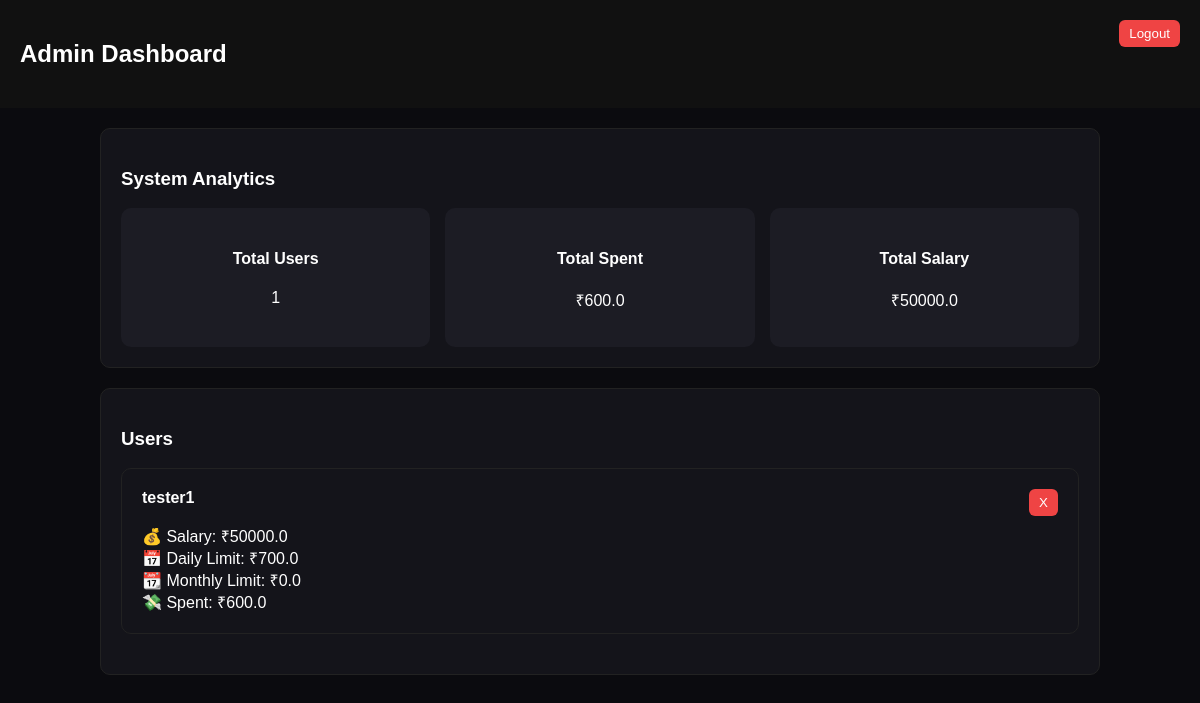
The page /admin-dashboard (signed in) on the database its author committed.
### tables this page shows
CREATE TABLE users (
        id INTEGER PRIMARY KEY AUTOINCREMENT,
        username TEXT UNIQUE,
        password TEXT,
        is_admin INTEGER DEFAULT 0
    );

CREATE TABLE budgets (
        id INTEGER PRIMARY KEY AUTOINCREMENT,
        user_id INTEGER,
        daily_limit REAL,
        monthly_limit REAL,
        salary REAL
    );

### routes/admin.py (the view)
@admin.route("/admin-dashboard")
def admin_dashboard():
    if "admin" not in session:
        return redirect("/admin-login")
    conn = get_db()
    cursor = conn.cursor()
    cursor.execute("SELECT COUNT(*) FROM users")
    total_users = cursor.fetchone()[0]
    cursor.execute("SELECT SUM(amount) FROM expenses")
    total_spent = cursor.fetchone()[0] or 0
    cursor.execute("SELECT SUM(salary) FROM budgets")
    total_salary = cursor.fetchone()[0] or 0
    cursor.execute("SELECT * FROM users")
    users = cursor.fetchall()
    user_data = []
    for user in users:
        user_id = user["id"]
        cursor.execute(
            "SELECT SUM(amount) FROM expenses WHERE user_id=?",
            (user_id,)
        )
        spent = cursor.fetchone()[0] or 0
        cursor.execute(
            "SELECT daily_limit, monthly_limit, salary FROM budgets WHERE user_id=?",
            (user_id,)
        )
        limits = cursor.fetchone()
        daily = limits["daily_limit"] if limits else 0
        monthly = limits["monthly_limit"] if limits else 0
        salary = limits["salary"] if limits else 0
        user_data.append({
            "id": user_id,
            "username": user["username"],
            "daily": daily,
            "monthly": monthly,
            "salary": salary,
            "spent": spent
        })
    return render_template(
        "admin_dashboard.html",
        users=user_data,
        total_users=total_users,
        total_spent=total_spent,
        total_salary=total_salary
    )

### models/db.py (called while the page is built)
def get_db():
    conn = sqlite3.connect(DATABASE)
    conn.row_factory = sqlite3.Row  # allows column access by name (optional but useful)
    return conn

### templates/admin_dashboard.html (shortened to what this page needs)
<!DOCTYPE html>
<html>
<head>
</head>
<body>
<div class="header">
    <h2>Admin Dashboard</h2>
    <a href="/logout"><button>Logout</button></a>
</div>
<div class="container">
    <div class="card">
        <h3>System Analytics</h3>
        <div class="grid">
            <div class="stat">
                <h4>Total Users</h4>
                <p>{{ total_users }}</p>
            </div>
            <div class="stat">
                <h4>Total Spent</h4>
                <p>₹{{ total_spent }}</p>
            </div>
            <div class="stat">
                <h4>Total Salary</h4>
                <p>₹{{ total_salary }}</p>
            </div>
        </div>
    </div>
    <div class="card">
        <h3>Users</h3>
        {% for user in users %}
        <div class="card">
            <div class="user-row">
                <div>
                    <b>{{ user["username"] }}</b><br><br>
                    💰 Salary: ₹{{ user["salary"] }} <br>
                    📅 Daily Limit: ₹{{ user["daily"] }} <br>
                    📆 Monthly Limit: ₹{{ user["monthly"] }} <br>
                    💸 Spent: ₹{{ user["spent"] }}
                </div>
                <div>
                    <a href="/delete-user/{{ user['id'] }}"
                       onclick="return confirm('Delete user {{ user['username'] }}?')">
                        <button>X</button>
                    </a>
                </div>
            </div>
        </div>
        {% endfor %}
    </div>
</div>
</body>
</html>

### templates/admin_dashboard.html (style rules this page uses)
body { background: #0b0b0f; color: white; font-family: sans-serif; margin: 0; }
.header { padding: 20px; background: #111; display: flex; justify-content: space-between; }
.container { max-width: 1000px; margin: auto; padding: 20px; }
.card { background: #14141a; padding: 20px; margin-bottom: 20px; border-radius: 10px; border: 1px solid #222; }
.grid { display: grid; grid-template-columns: repeat(3, 1fr); gap: 15px; }
.stat { background: #1c1c24; padding: 20px; border-radius: 10px; text-align: center; }
.user-row { display: flex; justify-content: space-between; }
button { background: #ef4444; border: none; padding: 6px 10px; color: white; border-radius: 6px; cursor: pointer; }

### rows shown on the page
users: username "tester1"
budgets: salary "50000.0", daily "700.0", monthly "0.0"

### other values the page prints
{{ total_users }} "1"
{{ total_spent }} "600.0"
{{ total_salary }} "50000.0"
{{ user["spent"] }} "600.0"
